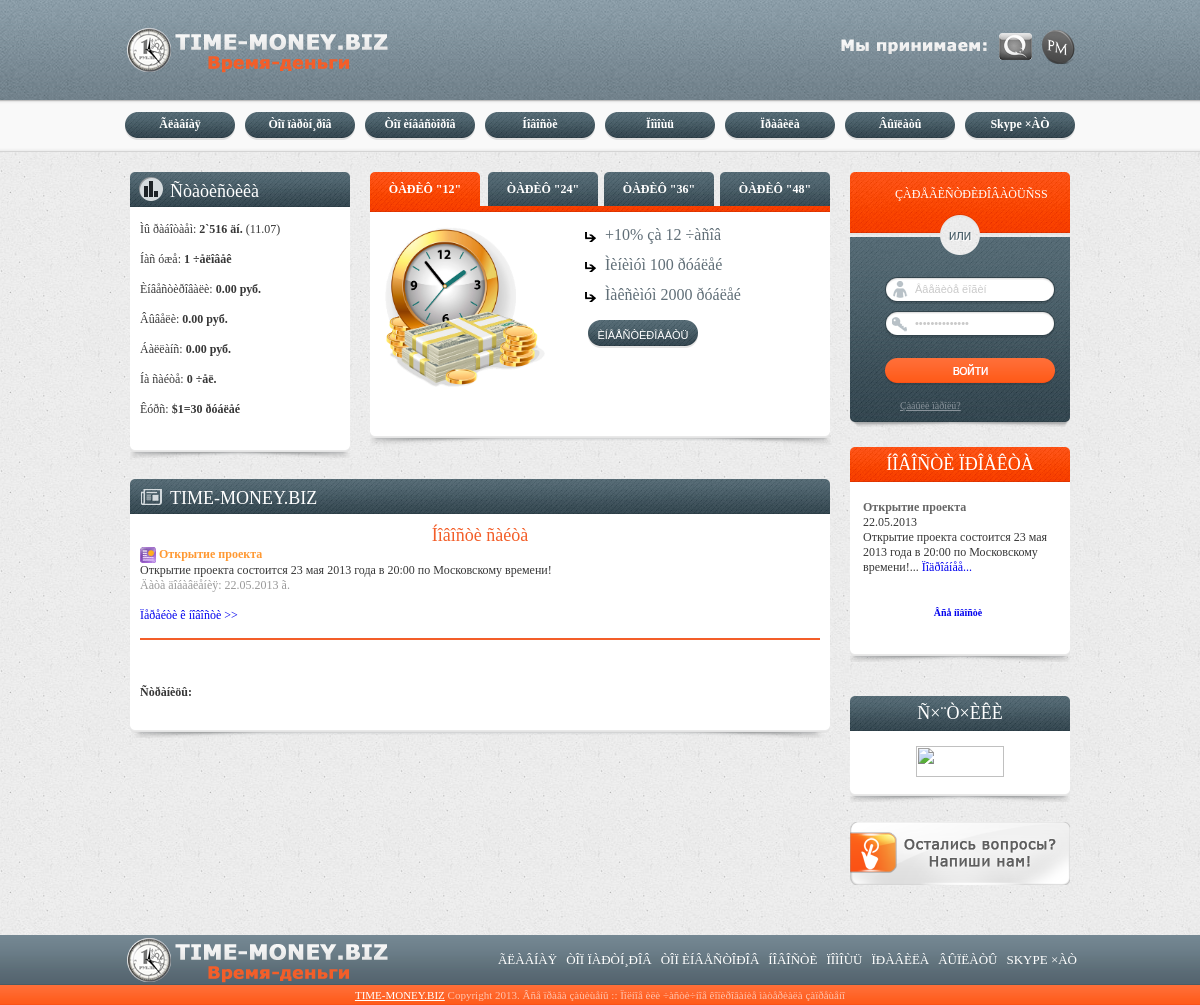
Page /news.php on the committed database.
### tables this page shows
CREATE TABLE IF NOT EXISTS `tb_stat` (
  `id` tinyint(1) NOT NULL AUTO_INCREMENT,
  `users` int(11) NOT NULL,
  `ru` int(11) NOT NULL,
  `ua` int(11) NOT NULL,
  `kz` int(11) NOT NULL,
  `byr` int(11) NOT NULL,
  `allr` int(11) NOT NULL,
  `inv` int(11) NOT NULL,
  `sinv` float(9,2) NOT NULL,
  `vinv` float(9,2) NOT NULL,
  `online` int(11) NOT NULL,
  `money` float(9,2) NOT NULL,
  `money2` float(9,2) NOT NULL,
  `date` varchar(15) NOT NULL,
  `payme` float(9,2) NOT NULL,
  PRIMARY KEY (`id`)
);

CREATE TABLE IF NOT EXISTS `tb_config` (
  `id` tinyint(1) NOT NULL AUTO_INCREMENT,
  `site_name` varchar(160) NOT NULL,
  `money` varchar(5) NOT NULL,
  `min` float(9,2) NOT NULL,
  `money_ref` float(9,2) NOT NULL,
  `ar_money` float(9,2) NOT NULL,
  `ar_money2` float(9,2) NOT NULL,
  `mail` float(9,3) NOT NULL,
  `mail2` float(9,3) NOT NULL,
  `mail_max` float(9,3) NOT NULL,
  `mail2_max` float(9,3) NOT NULL,
  `mail_money` float(9,2) NOT NULL,
  `mail2_money` float(9,2) NOT NULL,
  `gl_money` float(9,2) NOT NULL,
  `gl_money2` float(9,2) NOT NULL,
  `limit_money` float(9,2) NOT NULL,
  PRIMARY KEY (`id`)
);

CREATE TABLE IF NOT EXISTS `tb_news` (
  `id` int(11) NOT NULL AUTO_INCREMENT,
  `title` varchar(60) NOT NULL,
  `text` text NOT NULL,
  `date` varchar(10) NOT NULL,
  PRIMARY KEY (`id`)
);

### news.php (the view, shortened to what this page needs)
<?php
include("header.php");
?>
<h2><center>Íîâîñòè ñàéòà</center></h2>
<?php
$perpage = 10;
$s=$_GET['s'];
if ($s=="") {
$s="1";
}
$start_pos = ($s - 1) * $perpage;
$result = mysql_query("SELECT * FROM tb_news ORDER BY id DESC LIMIT $start_pos, $perpage");
while ($row = mysql_fetch_array($result)) {
$row[text]=str_replace("\n","<br>",$row[text]);
$row[text]=str_replace("[b]","<b>",$row[text]);
$row[text]=str_replace("[/b]","</b>",$row[text]);
$row[text]=str_replace("[i]","<i>",$row[text]);
$row[text]=str_replace("[/i]","</i>",$row[text]);
$row[text]=str_replace("[u]","<u>",$row[text]);
$row[text]=str_replace("[/u]","</u>",$row[text]);
print"<img src=\"img/news.gif\" width=\"16\" height=\"16\" border=\"0\" align=\"absmiddle\"> <b><font color=\"#ff9933\">$row[title]</font></b><br>$row[text]<br><font color=\"#999999\">Äàòà äîáàâëåíèÿ: $row[date] ã.</font><br><br><a href=\"news?page=comments&id=$row[id]\">Ïåðåéòè ê íîâîñòè &gt;&gt;</a><br><br><img src=\"img/hr_blue.gif\" width=\"100%\" height=\"2\" border=\"0\"><br><br>";
}
print"<br><br><b>Ñòðàíèöû:</b>";
?>
<?php
include("footer.php");
?>

### header.php (shortened to what this page needs)
<?php
$sqlcg="SELECT * FROM tb_config WHERE id='1'";
$resultcg=mysql_query($sqlcg);
$rowcg=mysql_fetch_array($resultcg);
$sqlns="SELECT id, title, text, date FROM tb_news ORDER BY id DESC LIMIT 1";
$resultns=mysql_query($sqlns);
$rowns=mysql_fetch_array($resultns);
$sql_st="SELECT * FROM tb_stat WHERE id='1'";
$result_st=mysql_query($sql_st);
$row_st=mysql_fetch_array($result_st);
$row_st[users]=number_format($row_st[users], 0, '.', '`');
$row_st[ru]=number_format($row_st[ru], 0, '.', '`');
$row_st[ua]=number_format($row_st[ua], 0, '.', '`');
$row_st[byr]=number_format($row_st[byr], 0, '.', '`');
$row_st[kz]=number_format($row_st[kz], 0, '.', '`');
$row_st[online]=number_format($row_st[online], 0, '.', '`');
$row_st[ball]=number_format($row_st[sinv]-$row_st[payme], 2, '.', '');
$row_st[bonus]=number_format($row_st[bonus], 2, '.', '`');
function num2word($num,$words) {
  $num=$num%100;
  switch ($num) {
    case 1:  { return($words[0]); }
    default: { return($words[2]); }
  }
}
$num1=$row_st[users];
$words1=Array("÷åëîâåê", "÷åëîâåêà", "÷åëîâåê");
$text_w1=num2word($num1,$words1);
$timepr=time()-1373569200;
$timepr=$timepr/86400;
$timepr=number_format($timepr, 0, '.', '`');
?>
<!DOCTYPE html PUBLIC "-//W3C//DTD XHTML 1.0 Transitional//EN" "http://www.w3.org/TR/xhtml1/DTD/xhtml1-transitional.dtd">
<html xmlns="http://www.w3.org/1999/xhtml"><head><meta http-equiv="Content-Type" content="text/html; charset=windows-1251">
	<link rel="stylesheet" href="./time_files/style.css" type="text/css">
</head>
<body>
<div class="top-line">
	<div class="main">
		<div class="header">
			<a href="/" class="logo"></a>
			<div class="social-block">
				<a class="social-link" title="Ìû ïðèíèìàåì"><img src="./time_files/soc-link3.png"></a>
				<a class="social-link" title="Qiwi ßéöà"><img src="./time_files/soc-link1.png"></a>
				<a class="social-link" title="Perfect Money"><img src="./time_files/soc-link2.png"></a>
			</div>
		</div>
		<div class="top-menu-block">
			<ul>
				<li>
					<a href="/index" class="menu-link">Ãëàâíàÿ</a>
				</li>
				<li>
					<a href="/top?top=2" class="menu-link">Òîï ïàðòí¸ðîâ</a>
				</li>
				<li>
					<a href="/top?top=1" class="menu-link">Òîï èíâåñòîðîâ</a>
				</li>
				<li>
					<a href="/news" class="menu-link">Íîâîñòè</a>
				</li>
				<li>
					<a href="/faq" class="menu-link">Ïîìîùü</a>
				</li>
				<li>
					<a href="/rules" class="menu-link">Ïðàâèëà</a>
				</li>
				<li>
					<a href="/user_pay" class="menu-link">Âûïëàòû</a>
				</li>
				<li>
					<a href="skype:?chat&blob=OisOWEKz2ZWKBS8NEzwB53oGyRJ1OIvPUTmTXmd47Duzo7WmLYLIH9iqm81mw2Cn0VJg" class="menu-link">Skype ×ÀÒ</a>
				</li>
			</ul>
		</div>
	</div>
</div>
<div style="clear: both; height: 20px;"></div>
<div class="main-content">
	<div class="left-col">
		<div class="books">
			<div class="books-top"><img src="./time_files/vote-icon.png" alt="books-icon">Ñòàòèñòèêà</div>
			<div class="books-repeat">
				Ìû ðàáîòàåì: <b><?php print"$timepr"; ?> äí.</b> (11.07) <br><br>
				Íàñ óæå: <b><?php print"$row_st[users] $text_w1"; ?></b><br><br>
				Èíâåñòèðîâàëè: <b><?php print"$row_st[sinv] $rowcg[money]"; ?></b><br><br>
				Âûâåëè: <b><?php print"$row_st[payme] $rowcg[money]"; ?></b><br><br>
				Áàëëàíñ: <b><?php print"$row_st[ball] $rowcg[money]"; ?></b> <br><br>
				Íà ñàéòå: <b><?php include("useronline.php"); ?> ÷åë.</b> <br><br>
				Êóðñ: <b>$1=30 ðóáëåé </b><br><br>
				<div style="clear: both; height: 1px;"></div>
			</div>
			<div class="books-bottom"></div>
		</div>
		<div class="right-col3">
			<div class="games-block-content" style="padding: 0px; background: none;">
					<div class="tt-tabs2">
						<div class="index-tabs">
							<span class="active-ttab2">ÒÀÐÈÔ "12"</span>
							<span>ÒÀÐÈÔ "24"</span>
							<span>ÒÀÐÈÔ "36"</span>
							<span>ÒÀÐÈÔ "48"</span>
						</div>
						<div class="index-panel">
							<div class="tt-panel" style="display: block;">
								<div class="album1">
								     <div class="album-news">
	<div class="album-news-image">
		<img src="./time_files/time.png">
	</div>
</div></div>
								<div class="album2">
								     <div class="books-news">
	<h2>+10% çà 12 ÷àñîâ</h2>
</div><div class="books-news">
	<h2>Ìèíèìóì 100 ðóáëåé</h2>
</div><div class="books-news">
	<h2>Ìàêñèìóì 2000 ðóáëåé</h2>
</div><div class="books-news">
	<input type="submit" onclick="location.href='inv'" value="Èíâåñòèðîâàòü" class="vote-buttom">
</div>
								</div>
								<div style="clear: both; height: 7px;"></div>
							</div>
						</div>
					</div>
			</div>
			<div class="games-block-bottom"></div>
		</div>
		<div style="clear: both; height: 1px;"></div>
		<div class="left-col-item">
			<div class="left-col-item-title"><img src="./time_files/news-icon.png" alt="news-icon">TIME-MONEY.BIZ</div>
			<div class="left-col-item-content-news" style="padding: 10px;">
						<div class="index-panel">
							<div class="tt-panel" style="display: block;">
								<div class="news-news">

### ablock.php
<table>
<tbody>
<tr>
<td width="190">
<?php
$rowns[text]=substr($rowns[text],0,160);
$rowns[text]=str_replace("[b]","<b>",$rowns[text]);
$rowns[text]=str_replace("[/b]","</b>",$rowns[text]);
$rowns[text]=str_replace("[i]","<i>",$rowns[text]);
$rowns[text]=str_replace("[/i]","</i>",$rowns[text]);
$rowns[text]=str_replace("[u]","<u>",$rowns[text]);
$rowns[text]=str_replace("[/u]","</u>",$rowns[text]);
print"<b><font color=\"#666666\">$rowns[title]</font></b><br>
$rowns[date] <br>$rowns[text]...
<a href=\"news?page=comments&id=$rowns[id]\">Ïîäðîáíåå...</a>
<br><br><h5><center><a href=\"news\">Âñå íîâîñòè</a></center></h5>";
?>
</td>
</tr>
</tbody>
</table>

### rows in the picture
tb_stat: users "1", users "÷åëîâåê", sinv "0.00", payme "0.00"
tb_config: money "руб."
tb_news: title "Открытие проекта", text "Открытие проекта состоится 23 мая 2013 года в 20:00 по Московскому времени!", date "22.05.2013"

### other values in the picture
$timepr "2`516"
$row_st[ball] "0.00"
$online "0"
